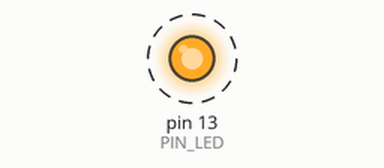
The sketch below on a simulated Arduino Uno, built with avr-gcc and run on an emulated ATmega328P. Shown: output pins drawn as LEDs (lit = HIGH). Dashed ring = blinking. What the sketch prints to the serial monitor is not drawn.

Above: at 0.2 s.
Timing chart, 0 to 3.0 s (numbered marks = the images above):
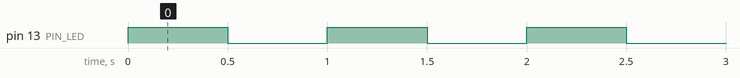

Measured:
- by itself, pin 13 (PIN_LED): alternates HIGH for 0.50 s and LOW for 0.50 s

The sketch:

04_example_3.ino
```cpp
#define PIN_LED 13
unsigned int count, toggle;

void setup() {
  pinMode(PIN_LED, OUTPUT);
  Serial.begin(115200); //Initialize serial port
  while (!Serial) {
    ;
  }
  Serial.println("Hello World!");
  count = toggle = 0;
  digitalWrite(PIN_LED, toggle);
}

void loop() {
  Serial.println(++count);
  toggle = toggle_state(toggle); //toggle LED value.
  digitalWrite(PIN_LED, toggle); //update LED status.
  delay(500); //wait for 1,000 milliseconds
}

int toggle_state(int toggle) {
  if (toggle !=1) {
    toggle = 1;
  }
  else {
    toggle = 0;
  }
  return toggle;
}
```
